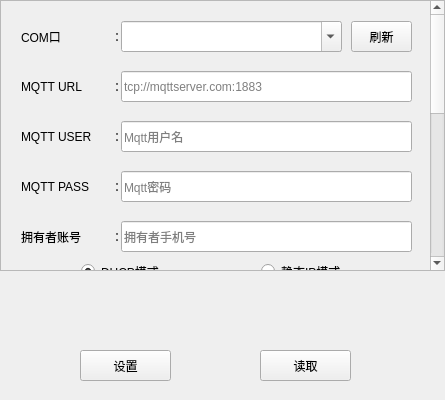
<?xml version="1.0" encoding="UTF-8"?>
<ui version="4.0">
 <class>Rj45IotProgram</class>
 <widget class="QWidget" name="Rj45IotProgram">
  <property name="geometry">
   <rect>
    <x>0</x>
    <y>0</y>
    <width>445</width>
    <height>400</height>
   </rect>
  </property>
  <property name="windowTitle">
   <string>沃航设备配置工具</string>
  </property>
  <property name="windowIcon">
   <iconset resource="../../resources/resources.qrc">
    <normaloff>:/favicon.png</normaloff>:/favicon.png</iconset>
  </property>
  <widget class="QLabel" name="tips">
   <property name="geometry">
    <rect>
     <x>50</x>
     <y>270</y>
     <width>340</width>
     <height>61</height>
    </rect>
   </property>
   <property name="text">
    <string/>
   </property>
   <property name="textInteractionFlags">
    <set>Qt::TextSelectableByKeyboard|Qt::TextSelectableByMouse</set>
   </property>
  </widget>
  <widget class="QPushButton" name="getmode">
   <property name="geometry">
    <rect>
     <x>260</x>
     <y>350</y>
     <width>91</width>
     <height>31</height>
    </rect>
   </property>
   <property name="text">
    <string>读取</string>
   </property>
  </widget>
  <widget class="QPushButton" name="setmode">
   <property name="geometry">
    <rect>
     <x>80</x>
     <y>350</y>
     <width>91</width>
     <height>31</height>
    </rect>
   </property>
   <property name="text">
    <string>设置</string>
   </property>
  </widget>
  <widget class="QScrollArea" name="scrollArea">
   <property name="geometry">
    <rect>
     <x>0</x>
     <y>0</y>
     <width>445</width>
     <height>271</height>
    </rect>
   </property>
   <property name="widgetResizable">
    <bool>true</bool>
   </property>
   <widget class="QWidget" name="scrollAreaWidgetContents">
    <property name="geometry">
     <rect>
      <x>0</x>
      <y>-380</y>
      <width>429</width>
      <height>660</height>
     </rect>
    </property>
    <property name="minimumSize">
     <size>
      <width>0</width>
      <height>660</height>
     </size>
    </property>
    <widget class="QLabel" name="dnslabel">
     <property name="geometry">
      <rect>
       <x>20</x>
       <y>440</y>
       <width>91</width>
       <height>31</height>
      </rect>
     </property>
     <property name="text">
      <string>DNS</string>
     </property>
    </widget>
    <widget class="QLabel" name="gatewaylabel">
     <property name="geometry">
      <rect>
       <x>20</x>
       <y>390</y>
       <width>91</width>
       <height>31</height>
      </rect>
     </property>
     <property name="text">
      <string>GATEWAY</string>
     </property>
    </widget>
    <widget class="QLineEdit" name="mqtturl">
     <property name="geometry">
      <rect>
       <x>120</x>
       <y>70</y>
       <width>291</width>
       <height>31</height>
      </rect>
     </property>
     <property name="inputMask">
      <string/>
     </property>
     <property name="text">
      <string/>
     </property>
     <property name="placeholderText">
      <string>tcp://mqttserver.com:1883</string>
     </property>
    </widget>
    <widget class="QLabel" name="label_2">
     <property name="geometry">
      <rect>
       <x>110</x>
       <y>70</y>
       <width>16</width>
       <height>31</height>
      </rect>
     </property>
     <property name="text">
      <string>：</string>
     </property>
    </widget>
    <widget class="QLabel" name="mqttuserlabel">
     <property name="geometry">
      <rect>
       <x>20</x>
       <y>120</y>
       <width>91</width>
       <height>31</height>
      </rect>
     </property>
     <property name="text">
      <string>MQTT USER</string>
     </property>
    </widget>
    <widget class="QLabel" name="label_3">
     <property name="geometry">
      <rect>
       <x>110</x>
       <y>120</y>
       <width>16</width>
       <height>31</height>
      </rect>
     </property>
     <property name="text">
      <string>：</string>
     </property>
    </widget>
    <widget class="QLineEdit" name="mqttuser">
     <property name="geometry">
      <rect>
       <x>120</x>
       <y>120</y>
       <width>291</width>
       <height>31</height>
      </rect>
     </property>
     <property name="placeholderText">
      <string>Mqtt用户名</string>
     </property>
    </widget>
    <widget class="QLabel" name="mqttpasslabel">
     <property name="geometry">
      <rect>
       <x>20</x>
       <y>170</y>
       <width>91</width>
       <height>31</height>
      </rect>
     </property>
     <property name="text">
      <string>MQTT PASS</string>
     </property>
    </widget>
    <widget class="QLabel" name="label_4">
     <property name="geometry">
      <rect>
       <x>110</x>
       <y>170</y>
       <width>16</width>
       <height>31</height>
      </rect>
     </property>
     <property name="text">
      <string>：</string>
     </property>
    </widget>
    <widget class="QLineEdit" name="mqttpass">
     <property name="geometry">
      <rect>
       <x>120</x>
       <y>170</y>
       <width>291</width>
       <height>31</height>
      </rect>
     </property>
     <property name="placeholderText">
      <string>Mqtt密码</string>
     </property>
    </widget>
    <widget class="QLabel" name="mqtturllabel">
     <property name="geometry">
      <rect>
       <x>20</x>
       <y>70</y>
       <width>91</width>
       <height>31</height>
      </rect>
     </property>
     <property name="text">
      <string>MQTT URL</string>
     </property>
    </widget>
    <widget class="QLabel" name="userlabel">
     <property name="geometry">
      <rect>
       <x>20</x>
       <y>220</y>
       <width>91</width>
       <height>31</height>
      </rect>
     </property>
     <property name="text">
      <string>拥有者账号</string>
     </property>
    </widget>
    <widget class="QLabel" name="label_5">
     <property name="geometry">
      <rect>
       <x>110</x>
       <y>220</y>
       <width>16</width>
       <height>31</height>
      </rect>
     </property>
     <property name="text">
      <string>：</string>
     </property>
    </widget>
    <widget class="QLineEdit" name="user">
     <property name="geometry">
      <rect>
       <x>120</x>
       <y>220</y>
       <width>291</width>
       <height>31</height>
      </rect>
     </property>
     <property name="placeholderText">
      <string>拥有者手机号</string>
     </property>
    </widget>
    <widget class="QRadioButton" name="dhcp">
     <property name="geometry">
      <rect>
       <x>80</x>
       <y>260</y>
       <width>91</width>
       <height>21</height>
      </rect>
     </property>
     <property name="text">
      <string>DHCP模式</string>
     </property>
     <property name="checked">
      <bool>true</bool>
     </property>
    </widget>
    <widget class="QRadioButton" name="staticip">
     <property name="geometry">
      <rect>
       <x>260</x>
       <y>260</y>
       <width>91</width>
       <height>21</height>
      </rect>
     </property>
     <property name="text">
      <string>静态IP模式</string>
     </property>
    </widget>
    <widget class="QLabel" name="iplabel">
     <property name="geometry">
      <rect>
       <x>20</x>
       <y>290</y>
       <width>91</width>
       <height>31</height>
      </rect>
     </property>
     <property name="text">
      <string>IP</string>
     </property>
    </widget>
    <widget class="QLabel" name="netmasklabel">
     <property name="geometry">
      <rect>
       <x>20</x>
       <y>340</y>
       <width>91</width>
       <height>31</height>
      </rect>
     </property>
     <property name="text">
      <string>NETMASK</string>
     </property>
    </widget>
    <widget class="QLineEdit" name="ip">
     <property name="geometry">
      <rect>
       <x>120</x>
       <y>290</y>
       <width>291</width>
       <height>31</height>
      </rect>
     </property>
     <property name="placeholderText">
      <string>请输入设备自己的IP</string>
     </property>
    </widget>
    <widget class="QLabel" name="label_6">
     <property name="geometry">
      <rect>
       <x>110</x>
       <y>290</y>
       <width>16</width>
       <height>31</height>
      </rect>
     </property>
     <property name="text">
      <string>：</string>
     </property>
    </widget>
    <widget class="QLabel" name="label_7">
     <property name="geometry">
      <rect>
       <x>110</x>
       <y>340</y>
       <width>16</width>
       <height>31</height>
      </rect>
     </property>
     <property name="text">
      <string>：</string>
     </property>
    </widget>
    <widget class="QLineEdit" name="netmask">
     <property name="geometry">
      <rect>
       <x>120</x>
       <y>340</y>
       <width>291</width>
       <height>31</height>
      </rect>
     </property>
     <property name="placeholderText">
      <string>请输入设备自己的NETMASK</string>
     </property>
    </widget>
    <widget class="QLineEdit" name="gateway">
     <property name="geometry">
      <rect>
       <x>120</x>
       <y>390</y>
       <width>291</width>
       <height>31</height>
      </rect>
     </property>
     <property name="placeholderText">
      <string>请输入设备自己的GATEWAY</string>
     </property>
    </widget>
    <widget class="QLineEdit" name="dns">
     <property name="geometry">
      <rect>
       <x>120</x>
       <y>440</y>
       <width>291</width>
       <height>31</height>
      </rect>
     </property>
     <property name="placeholderText">
      <string>请输入设备的DNS服务器地址</string>
     </property>
    </widget>
    <widget class="QLabel" name="label_8">
     <property name="geometry">
      <rect>
       <x>110</x>
       <y>390</y>
       <width>16</width>
       <height>31</height>
      </rect>
     </property>
     <property name="text">
      <string>：</string>
     </property>
    </widget>
    <widget class="QLabel" name="label_9">
     <property name="geometry">
      <rect>
       <x>110</x>
       <y>440</y>
       <width>16</width>
       <height>31</height>
      </rect>
     </property>
     <property name="text">
      <string>：</string>
     </property>
    </widget>
    <widget class="QLineEdit" name="sntp">
     <property name="geometry">
      <rect>
       <x>120</x>
       <y>490</y>
       <width>291</width>
       <height>31</height>
      </rect>
     </property>
     <property name="placeholderText">
      <string>请输入设备的SNTP服务器地址</string>
     </property>
    </widget>
    <widget class="QLabel" name="label_10">
     <property name="geometry">
      <rect>
       <x>110</x>
       <y>490</y>
       <width>16</width>
       <height>31</height>
      </rect>
     </property>
     <property name="text">
      <string>：</string>
     </property>
    </widget>
    <widget class="QLabel" name="sntplabel">
     <property name="geometry">
      <rect>
       <x>20</x>
       <y>490</y>
       <width>91</width>
       <height>31</height>
      </rect>
     </property>
     <property name="text">
      <string>SNTP</string>
     </property>
    </widget>
    <widget class="QLabel" name="comlabel">
     <property name="geometry">
      <rect>
       <x>20</x>
       <y>20</y>
       <width>51</width>
       <height>31</height>
      </rect>
     </property>
     <property name="text">
      <string>COM口</string>
     </property>
    </widget>
    <widget class="QLabel" name="label_1">
     <property name="geometry">
      <rect>
       <x>110</x>
       <y>20</y>
       <width>16</width>
       <height>31</height>
      </rect>
     </property>
     <property name="text">
      <string>：</string>
     </property>
    </widget>
    <widget class="QComboBox" name="com">
     <property name="geometry">
      <rect>
       <x>120</x>
       <y>20</y>
       <width>221</width>
       <height>31</height>
      </rect>
     </property>
     <property name="editable">
      <bool>true</bool>
     </property>
    </widget>
    <widget class="QPushButton" name="refresh">
     <property name="geometry">
      <rect>
       <x>350</x>
       <y>20</y>
       <width>61</width>
       <height>31</height>
      </rect>
     </property>
     <property name="text">
      <string>刷新</string>
     </property>
    </widget>
    <widget class="QRadioButton" name="wifimode">
     <property name="geometry">
      <rect>
       <x>250</x>
       <y>530</y>
       <width>96</width>
       <height>24</height>
      </rect>
     </property>
     <property name="text">
      <string>wifi模式</string>
     </property>
    </widget>
    <widget class="QRadioButton" name="rj45mode">
     <property name="geometry">
      <rect>
       <x>80</x>
       <y>530</y>
       <width>96</width>
       <height>24</height>
      </rect>
     </property>
     <property name="text">
      <string>网线模式</string>
     </property>
     <property name="checked">
      <bool>false</bool>
     </property>
    </widget>
    <widget class="QLabel" name="ssidlabel">
     <property name="geometry">
      <rect>
       <x>20</x>
       <y>560</y>
       <width>91</width>
       <height>31</height>
      </rect>
     </property>
     <property name="text">
      <string>SSID</string>
     </property>
    </widget>
    <widget class="QLabel" name="label_11">
     <property name="geometry">
      <rect>
       <x>110</x>
       <y>560</y>
       <width>16</width>
       <height>31</height>
      </rect>
     </property>
     <property name="text">
      <string>：</string>
     </property>
    </widget>
    <widget class="QLineEdit" name="ssid">
     <property name="geometry">
      <rect>
       <x>120</x>
       <y>560</y>
       <width>291</width>
       <height>31</height>
      </rect>
     </property>
     <property name="placeholderText">
      <string>请输入想连接的wifi ssid</string>
     </property>
    </widget>
    <widget class="QLabel" name="passlabel">
     <property name="geometry">
      <rect>
       <x>20</x>
       <y>610</y>
       <width>91</width>
       <height>31</height>
      </rect>
     </property>
     <property name="text">
      <string>WIFI密码</string>
     </property>
    </widget>
    <widget class="QLabel" name="label_12">
     <property name="geometry">
      <rect>
       <x>110</x>
       <y>610</y>
       <width>16</width>
       <height>31</height>
      </rect>
     </property>
     <property name="text">
      <string>：</string>
     </property>
    </widget>
    <widget class="QLineEdit" name="wifipass">
     <property name="geometry">
      <rect>
       <x>120</x>
       <y>610</y>
       <width>261</width>
       <height>31</height>
      </rect>
     </property>
     <property name="placeholderText">
      <string>请输入想连接的wifi密码</string>
     </property>
    </widget>
    <widget class="QCheckBox" name="security">
     <property name="geometry">
      <rect>
       <x>390</x>
       <y>610</y>
       <width>16</width>
       <height>31</height>
      </rect>
     </property>
     <property name="text">
      <string/>
     </property>
     <property name="checked">
      <bool>true</bool>
     </property>
    </widget>
   </widget>
  </widget>
 </widget>
 <layoutdefault spacing="6" margin="11"/>
 <resources>
  <include location="../../resources/resources.qrc"/>
 </resources>
 <connections/>
</ui>
